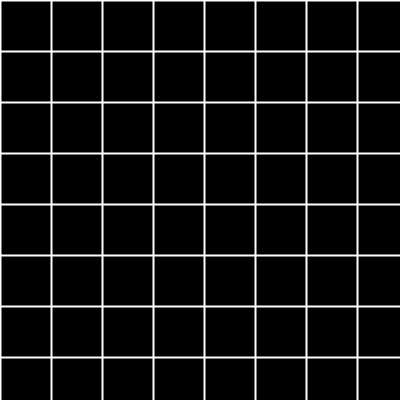
Frame 1 (no input)
Frame 60 (the mouse pressed at the canvas centre just before this capture): identical to frame 1, image omitted
Frame 120 (the mouse held since frame 60 and released just before this capture): identical to frame 1, image omitted

The Processing sketch that drew this single still picture (run headless with seeded random() and noise(); from frame 60 on, the mouse is pressed at the canvas centre):

// Processing sketch: Loops_For_and_While
// ── Loops_For_and_While.pde

/* While loop
int counter;
void setup() {
  size(500, 500);
   counter = 0;
  while (counter < 10) {
    counter = counter +1;
    println(counter);
  }
}
*/

/* For loop
for (int counter = 0 ; counter < 10 ; counter++) {
   println("The counter is: " + counter);
}

println("Now outside the loop");
*/



// Net grid
float x;
float y;
float space;

void setup(){ 
  size(400,400); 
}

void draw() {
  background(0);
  space = 50;
  space = space + random(1,1);
  x=0;
  y=0;
  
  stroke(255);
  strokeWeight(2);
  
  while(x < width && y < height) {
    
    line(0,y,width,y);
    line(x,0,x,height);
    x = x + space;
    y = y + space;
  }
}
    
